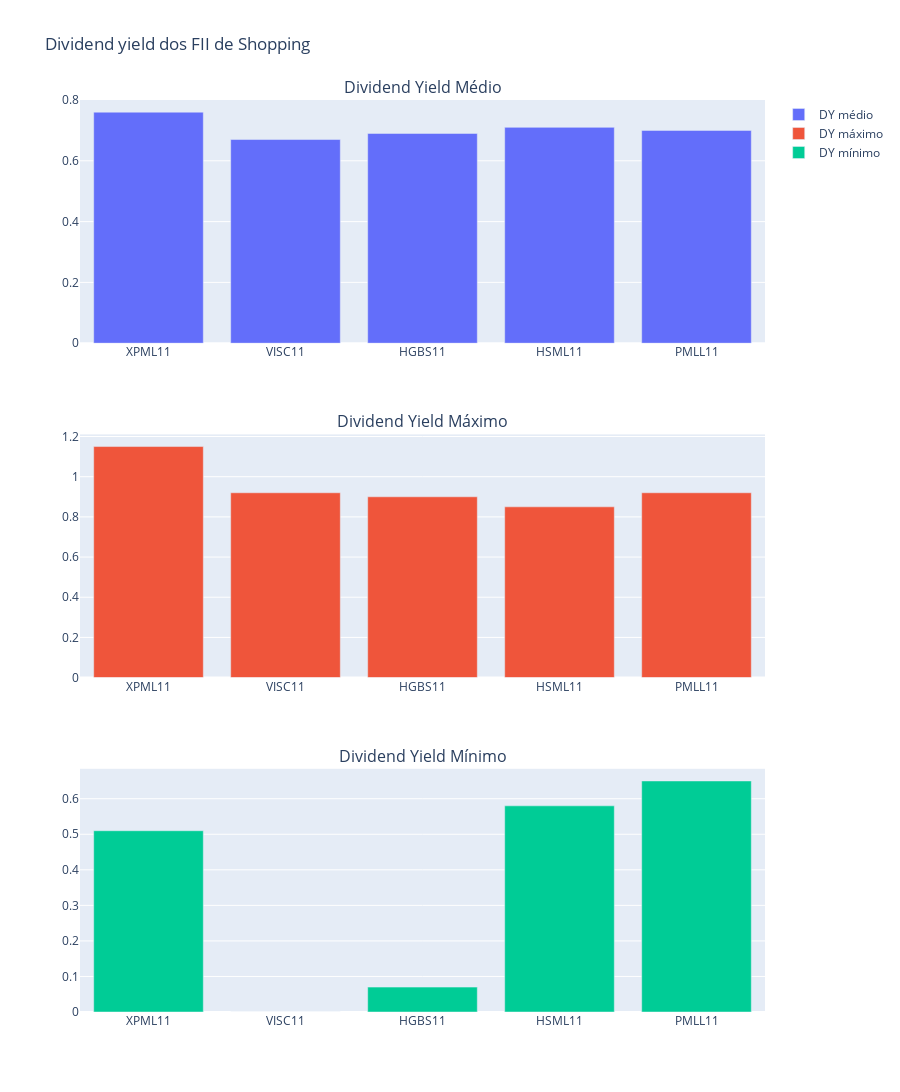

Notebook cell for this chart:
### Code cell
# Dividend yield médio, máximo e mínimo dos FII 
df_shoppings_dy = dy_fii(df=fii_shoppping)

# Plotando o dividend yield médio, máximo e mínimo
fig = make_subplots(
    rows=3, 
    cols=1,
    subplot_titles=[
        'Dividend Yield Médio',
        'Dividend Yield Máximo',
        'Dividend Yield Mínimo'
    ],
    vertical_spacing=0.1
    )

fig.add_trace(go.Bar(
    x=df_shoppings_dy.index,
    y=df_shoppings_dy['dy_medio'],
    name='DY médio'
), row=1, col=1)

fig.add_trace(go.Bar(
    x=df_shoppings_dy.index,
    y=df_shoppings_dy['dy_max'],
     name='DY máximo'
), row=2, col=1)

fig.add_trace(go.Bar(
    x=df_shoppings_dy.index,
    y=df_shoppings_dy['dy_min'],
     name='DY mínimo'
), row=3, col=1)

fig.update_layout(
    title='Dividend yield dos FII de Shopping',
    height=1200)

fig.show()

### Figure 1 — Plotly figure (JSON) as saved in the notebook; plotly's stock layout.template omitted (floating-point values rounded to 4 significant figures)
{"data": [{"name": "DY médio", "type": "bar", "x": ["XPML11", "VISC11", "HGBS11", "HSML11", "PMLL11"], "xaxis": "x", "y": [0.76, 0.67, 0.69, 0.71, 0.7], "yaxis": "y"}, {"name": "DY máximo", "type": "bar", "x": ["XPML11", "VISC11", "HGBS11", "HSML11", "PMLL11"], "xaxis": "x2", "y": [1.15, 0.92, 0.9, 0.85, 0.92], "yaxis": "y2"}, {"name": "DY mínimo", "type": "bar", "x": ["XPML11", "VISC11", "HGBS11", "HSML11", "PMLL11"], "xaxis": "x3", "y": [0.51, 0, 0.07, 0.58, 0.65], "yaxis": "y3"}], "layout": {"annotations": [{"font": {"size": 16}, "showarrow": false, "text": "Dividend Yield Médio", "x": 0.5, "xanchor": "center", "xref": "paper", "y": 1, "yanchor": "bottom", "yref": "paper"}, {"font": {"size": 16}, "showarrow": false, "text": "Dividend Yield Máximo", "x": 0.5, "xanchor": "center", "xref": "paper", "y": 0.6333, "yanchor": "bottom", "yref": "paper"}, {"font": {"size": 16}, "showarrow": false, "text": "Dividend Yield Mínimo", "x": 0.5, "xanchor": "center", "xref": "paper", "y": 0.2667, "yanchor": "bottom", "yref": "paper"}], "height": 1200, "title": {"text": "Dividend yield dos FII de Shopping"}, "xaxis": {"anchor": "y", "domain": [0, 1]}, "xaxis2": {"anchor": "y2", "domain": [0, 1]}, "xaxis3": {"anchor": "y3", "domain": [0, 1]}, "yaxis": {"anchor": "x", "domain": [0.7333, 1]}, "yaxis2": {"anchor": "x2", "domain": [0.3667, 0.6333]}, "yaxis3": {"anchor": "x3", "domain": [0, 0.2667]}}}
